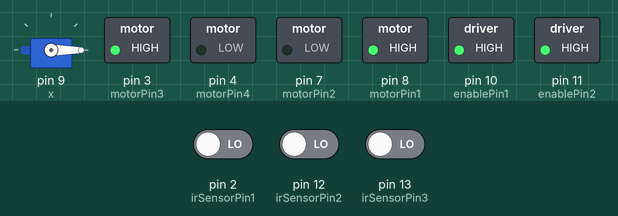
Bench run of a sketch on a simulated Arduino Uno, built with avr-gcc and run on an emulated ATmega328P. Shown: servo, switched loads named in the sketch (green lamp = pin HIGH). The inputs (shaded band) are chosen by the test bench; at power-on: pin 2 (irSensorPin1) LOW, pin 12 (irSensorPin2) LOW, pin 13 (irSensorPin3) LOW.

Above: at 1.2 s.
1.3 s: pin 2 (irSensorPin1) driven HIGH
At 2.1 s:
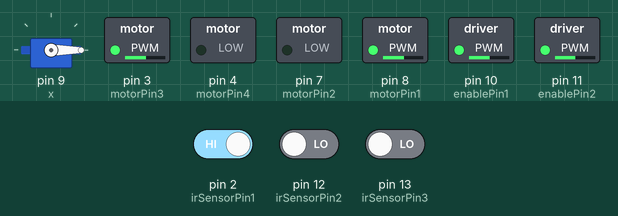
2.8 s: pin 12 (irSensorPin2) driven HIGH
At 3.26 s:
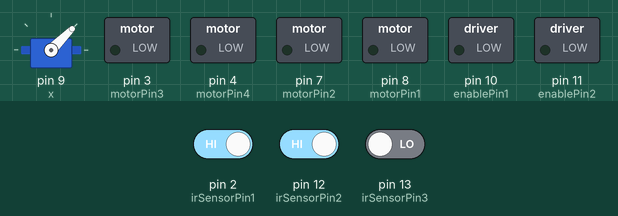
5.8 s: pin 2 (irSensorPin1) driven LOW
At 7.6 s:
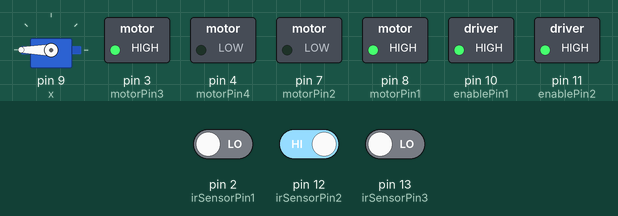
7.9 s: pin 2 (irSensorPin1) driven HIGH
At 8.05 s:
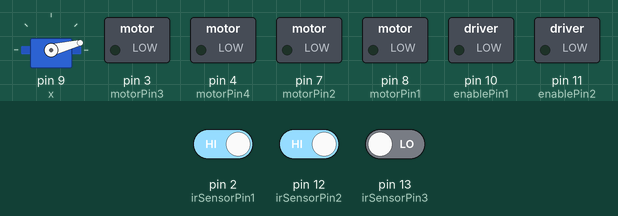
10.9 s: pin 12 (irSensorPin2) driven LOW
At 12.0 s:
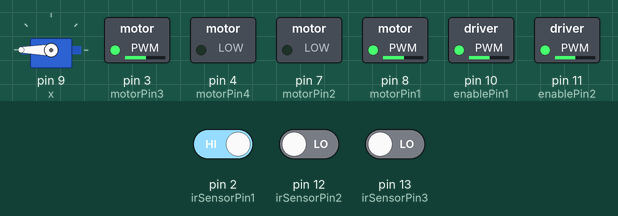
Timing chart, 0 to 13.9 s (numbered marks = the images above; inputs shaded):
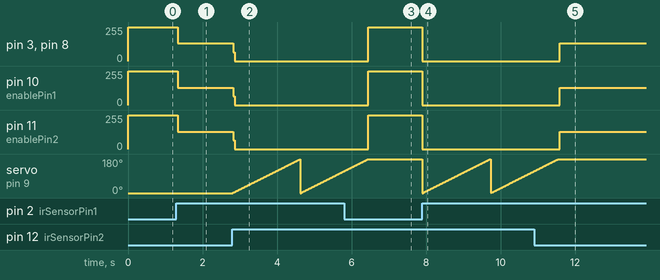

Measured:
- after the input at 1.3 s, pin 3 (motorPin3), pin 8 (motorPin1): 255/255 → 132/255 at once; pin 10 (enablePin1): 255/255 → 131/255 at once; pin 11 (enablePin2): 255/255 → 129/255 at once
- after the input at 2.8 s, pin 3 (motorPin3), pin 8 (motorPin1): 132/255 → 0/255 at once; pin 10 (enablePin1): 131/255 → 0/255 at once; pin 11 (enablePin2): 129/255 → 0/255 at once
- after the input at 5.8 s, pin 3 (motorPin3), pin 8 (motorPin1), pin 10 (enablePin1), pin 11 (enablePin2): 0/255 → 255/255 after 0.65 s; servo on pin 9 (x): goes on until 6.4 s, then stays 180°
- after the input at 7.9 s, pin 3 (motorPin3), pin 8 (motorPin1), pin 10 (enablePin1), pin 11 (enablePin2): 255/255 → 0/255 at once; servo on pin 9 (x): ramps from 0° to 180° and jumps back, once every 1.8 s
- after the input at 10.9 s, pin 3 (motorPin3), pin 8 (motorPin1): 0/255 → 133/255 after 0.69 s; pin 10 (enablePin1): 0/255 → 131/255 after 0.69 s; pin 11 (enablePin2): 0/255 → 129/255 after 0.69 s

The sketch:

two_motor_spin.ino
```cpp
#include <Servo.h>

Servo x;

const int motorPin1 = 8;      // IN1 on the L293D
const int motorPin2 = 7;      // IN2 on the L293D
const int enablePin1 = 10;    // EN1 on the L293D (changed from 9)
const int motorPin3 = 3;      // IN3 on the L293D
const int motorPin4 = 4;      // IN4 on the L293D
const int enablePin2 = 11;    // EN2 on the L293D (added for second motor)
const int irSensorPin1 = 2;   // Output pin of the first IR sensor
const int irSensorPin2 = 12;  // Output pin of the second IR sensor
const int irSensorPin3 = 13;  // Output pin of the third IR sensor

void setup() {
  x.attach(9);  // Servo attached to pin 9
  x.write(0);   // Initialize servo position to 0

  pinMode(motorPin1, OUTPUT);
  pinMode(motorPin2, OUTPUT);
  pinMode(motorPin3, OUTPUT);
  pinMode(motorPin4, OUTPUT);
  pinMode(enablePin1, OUTPUT);
  pinMode(enablePin2, OUTPUT);
  pinMode(irSensorPin1, INPUT);
  pinMode(irSensorPin2, INPUT);
  pinMode(irSensorPin3, INPUT);

  // Initialize motors as stopped
  digitalWrite(motorPin1, LOW);
  digitalWrite(motorPin2, LOW);
  digitalWrite(motorPin3, LOW);
  digitalWrite(motorPin4, LOW);
  analogWrite(enablePin1, 0);
  analogWrite(enablePin2, 0);
}

void loop() {
  int sensorValue1 = digitalRead(irSensorPin1);  // Object detect sensor

  if (sensorValue1 == HIGH) {  // Assuming HIGH means obstacle detected
    // Stop the motors
    digitalWrite(motorPin1, LOW);
    digitalWrite(motorPin2, LOW);
    digitalWrite(motorPin3, LOW);
    digitalWrite(motorPin4, LOW);
    analogWrite(enablePin1, 0);
    analogWrite(enablePin2, 0);

    int sensorValue2 = digitalRead(irSensorPin2);  // Level detect sensor

    if (sensorValue2 == HIGH) {
      for (int i = 0; i <= 180; i++) {  // Servo movement range
        x.write(i);
        delay(10);
      }

      int sensorValue3 = digitalRead(irSensorPin3);  // Next sensor detect

      if (sensorValue3 == HIGH) {
        digitalWrite(motorPin1, HIGH);
        digitalWrite(motorPin2, LOW);
        digitalWrite(motorPin3, HIGH);
        digitalWrite(motorPin4, LOW);
        analogWrite(enablePin1, 255);  // Full speed
        analogWrite(enablePin2, 255);  // Full speed
      }
    } else {
      digitalWrite(motorPin1, HIGH);
      digitalWrite(motorPin2, LOW);
      digitalWrite(motorPin3, HIGH);
      digitalWrite(motorPin4, LOW);
      analogWrite(enablePin1, 255);  // Full speed
      analogWrite(enablePin2, 255);  // Full speed
    }
  } else {
    // Spin the motors
    digitalWrite(motorPin1, HIGH);
    digitalWrite(motorPin2, LOW);
    digitalWrite(motorPin3, HIGH);
    digitalWrite(motorPin4, LOW);
    analogWrite(enablePin1, 255);  // Full speed
    analogWrite(enablePin2, 255);  // Full speed
  }
}
```
